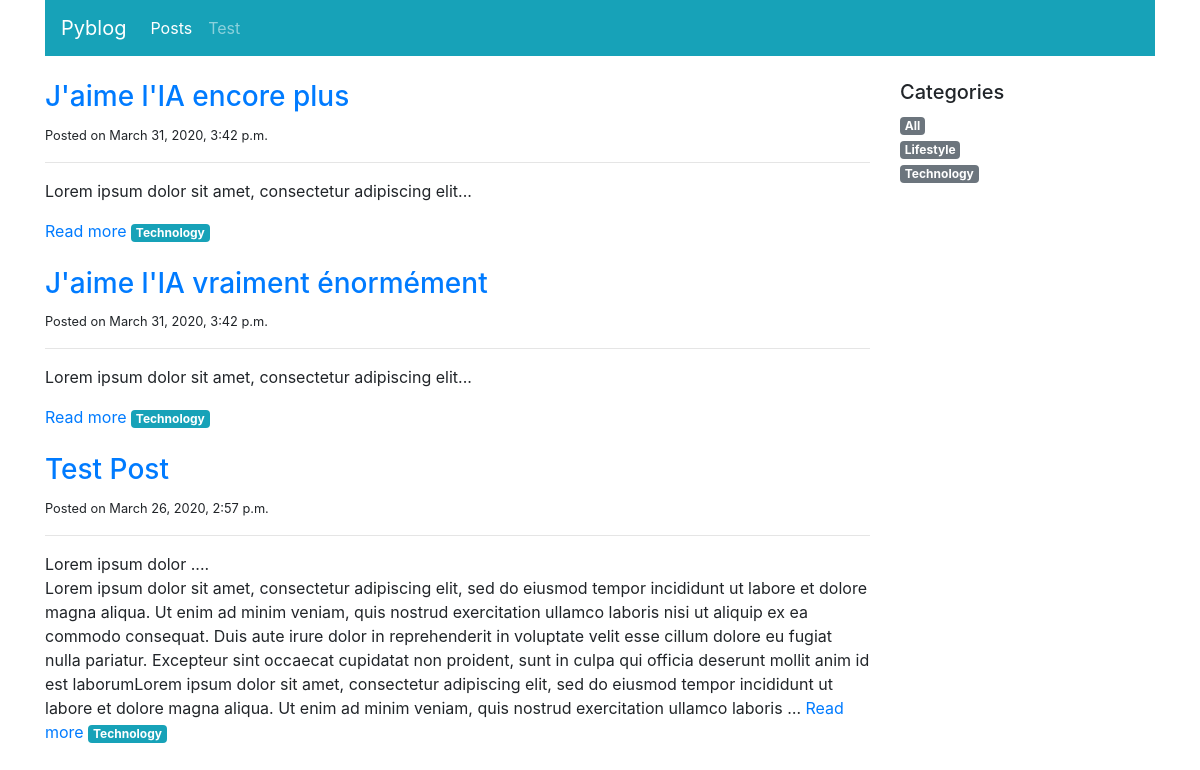
The app's page /blog/posts/Technology/ with its own data.
### blog/models.py (models this page shows, shortened)
class Post(models.Model):
    title = models.CharField(max_length=100)
    category = models.ForeignKey("PostCategory",
                                 null=True,
                                 blank=True,
                                 on_delete=models.DO_NOTHING)
    published = models.BooleanField(default=False)
    text = models.TextField(blank=True)
    create = models.DateTimeField(auto_now_add=True)

class PostCategory(models.Model):
    name = models.CharField(max_length=50)
    def slug(self):
        return slugify(self.name)

### blog/views.py (the view)
# urls.py: path('posts/', views.post_list, name="home"),
def post_list(request, category_name=model_helpers.post_category_all.slug()):
    category, posts = model_helpers.get_posts_category(category_name)
    categories = model_helpers.get_categories()
    context = {
        "category": category,
        "posts": posts,
        "categories": categories,
        "navigation_items": navigation.navigation_items(navigation.NAV_POSTS),
    }
    return render(request, "blog/post_list.html", context)

### blog/model_helpers.py (called while the page is built)
def get_posts_category(category_name):
    posts = Post.objects.filter(published=True)
    if category_name == post_category_all.slug():
        category = post_category_all
    else:
        try:
            category = PostCategory.objects.get(name__iexact=category_name)
            posts = posts.filter(category=category)
        except PostCategory.DoesNotExist:
            category = PostCategory(name=category_name)
            posts = Post.objects.none()
    posts = posts.order_by("-create")
    return category, posts

def get_categories():
    categories = list(PostCategory.objects.all().order_by("name"))
    categories.insert(0, post_category_all)
    return categories

### blog/navigation.py (called while the page is built)
def navigation_items(selected_item):
    items = []
    for name, url in NAV_ITEMS:
        items.append(
            {'name': name,
             'url': url,
             'active': True if selected_item == name else False,
             }
        )
    return items

### blog/templates/blog/post_list.html (shortened to what this page needs)
{% extends 'base.html' %}
{% block content %}
<div class="col-sm-9">
    {% for i in posts %}
    <div class="mb-4">
        <h3><a href="{% url 'post-detail' i.pk %}">{{i.title}}</a></h3>
        <small>Posted on {{i.create}}</small>
        <hr>
        <p class="text-muted">
            {{i.text|linebreaks|safe|truncatewords:100}}
            <a href="{% url 'post-detail' i.pk %}">Read more</a>
            <a href="{% url 'post-list' i.category.slug %}" class="badge badge-info">
                {{i.category.name|capfirst}}
            </a>
        </p>
    </div>
    {% empty %}
    <div class="text-center">
        <p class="display-1"> :'( </p>
        <h3 class="mt-4">The category <span class="badge badge-info">{{category}}</span> does not exist !</h3>
    </div>
    {% endfor %}
</div>
<div class="col-sm-3">
    <h5>Categories</h5>
    <ul class="list-unstyled">
        {% for i in categories %}
        <li><a href="{% url 'post-list' i.slug %}" class="badge badge-secondary">{{i.name|capfirst}}</a></li>
        {% endfor %}
    </ul>
</div>
{% endblock content %}

### records on screen
Post: title "J'aime l'IA encore plus", create "March 31, 2020, 3:42 p.m.", text "Lorem ipsum dolor sit amet, consectetur adipiscing elit...", category.name "Technology"
Post: title "J'aime l'IA vraiment énormément", create "March 31, 2020, 3:42 p.m.", text "Lorem ipsum dolor sit amet, consectetur adipiscing elit...", category.name "Technology"
Post: title "Test Post", create "March 26, 2020, 2:57 p.m.", text "Lorem ipsum dolor .... Lorem ipsum dolor sit amet, consectetur adipiscing elit, sed do eiusmod tempor incididunt ut labore et dolore magna aliqua. Ut enim ad minim veniam, quis nostrud exercitation ullamco laboris nisi ut aliquip ex ea commodo consequat. Duis aute irure dolor in reprehenderit in voluptate velit esse cillum dolore eu fugiat nulla pariatur. Excepteur sint occaecat cupidatat non proident, sunt in culpa qui officia deserunt mollit anim id est laborumLorem ipsum dolor sit amet, consectetur adipiscing elit, sed do eiusmod tempor incididunt ut labore et dolore magna aliqua. Ut enim ad minim veniam, quis nostrud exercitation ullamco laboris …", category.name "Technology"
PostCategory: name "Lifestyle"
PostCategory: name "Technology"

### other values on screen
{{ i.name }} "Posts" "Test"
{{ i.name|capfirst }} "All"
